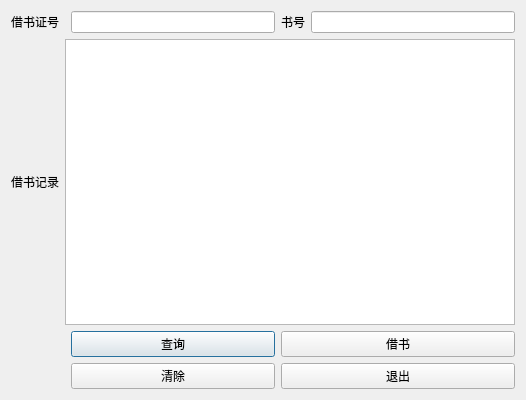
<?xml version="1.0" encoding="UTF-8"?>
<ui version="4.0">
 <class>borrowBooks</class>
 <widget class="QDialog" name="borrowBooks">
  <property name="geometry">
   <rect>
    <x>0</x>
    <y>0</y>
    <width>526</width>
    <height>400</height>
   </rect>
  </property>
  <property name="windowTitle">
   <string>Dialog</string>
  </property>
  <property name="styleSheet">
   <string notr="true">background-image: url(:/BingWallpaper-2017-01-22.jpg);</string>
  </property>
  <layout class="QGridLayout" name="gridLayout">
   <item row="0" column="0" colspan="2">
    <widget class="QLabel" name="label">
     <property name="text">
      <string>借书证号</string>
     </property>
    </widget>
   </item>
   <item row="0" column="2">
    <widget class="QLineEdit" name="card"/>
   </item>
   <item row="0" column="3">
    <widget class="QLabel" name="label_2">
     <property name="text">
      <string>书号</string>
     </property>
    </widget>
   </item>
   <item row="0" column="4">
    <widget class="QLineEdit" name="bookid"/>
   </item>
   <item row="1" column="0">
    <widget class="QLabel" name="label_3">
     <property name="text">
      <string>借书记录</string>
     </property>
    </widget>
   </item>
   <item row="1" column="1" colspan="4">
    <widget class="QTableWidget" name="tableWidget">
     <property name="rowCount">
      <number>0</number>
     </property>
     <property name="columnCount">
      <number>0</number>
     </property>
    </widget>
   </item>
   <item row="2" column="2">
    <widget class="QPushButton" name="query">
     <property name="text">
      <string>查询</string>
     </property>
    </widget>
   </item>
   <item row="2" column="3" colspan="2">
    <widget class="QPushButton" name="borrow">
     <property name="text">
      <string>借书</string>
     </property>
    </widget>
   </item>
   <item row="3" column="2">
    <widget class="QPushButton" name="clear">
     <property name="text">
      <string>清除</string>
     </property>
    </widget>
   </item>
   <item row="3" column="3" colspan="2">
    <widget class="QPushButton" name="exit">
     <property name="text">
      <string>退出</string>
     </property>
    </widget>
   </item>
  </layout>
 </widget>
 <resources/>
 <connections/>
</ui>
